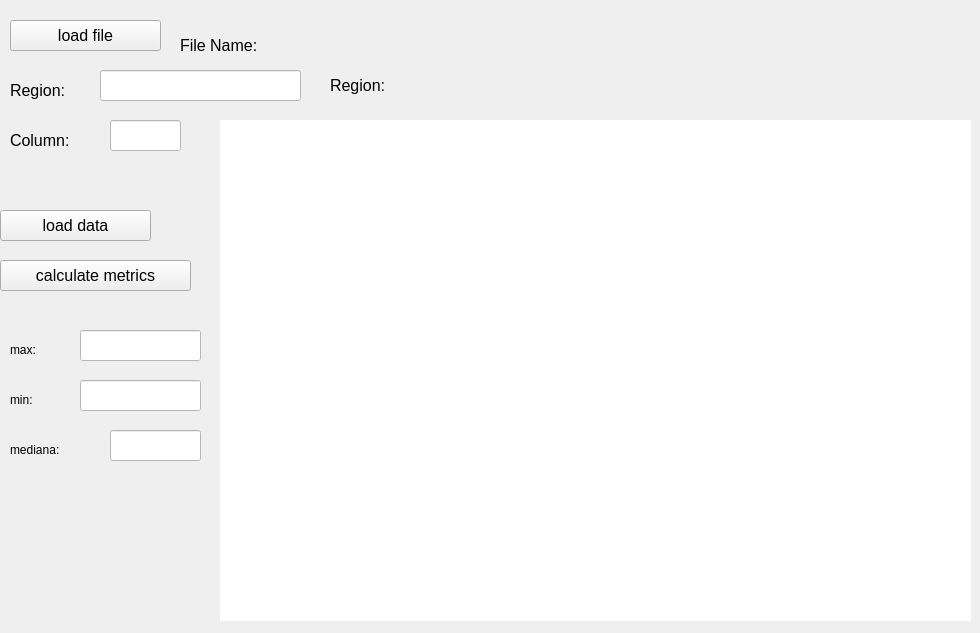
<?xml version="1.0" encoding="UTF-8"?>
<ui version="4.0">
 <class>MainWindow</class>
 <widget class="QMainWindow" name="MainWindow">
  <property name="geometry">
   <rect>
    <x>0</x>
    <y>0</y>
    <width>980</width>
    <height>633</height>
   </rect>
  </property>
  <property name="windowTitle">
   <string>MainWindow</string>
  </property>
  <property name="styleSheet">
   <string notr="true"/>
  </property>
  <widget class="QWidget" name="centralwidget">
   <widget class="QPushButton" name="buttonLoadFile">
    <property name="geometry">
     <rect>
      <x>10</x>
      <y>20</y>
      <width>151</width>
      <height>31</height>
     </rect>
    </property>
    <property name="font">
     <font>
      <pointsize>12</pointsize>
      <italic>false</italic>
      <bold>false</bold>
     </font>
    </property>
    <property name="styleSheet">
     <string notr="true"/>
    </property>
    <property name="text">
     <string>load file</string>
    </property>
   </widget>
   <widget class="QLabel" name="regionLabel">
    <property name="geometry">
     <rect>
      <x>10</x>
      <y>70</y>
      <width>101</width>
      <height>41</height>
     </rect>
    </property>
    <property name="font">
     <font>
      <pointsize>12</pointsize>
      <italic>false</italic>
      <bold>false</bold>
     </font>
    </property>
    <property name="styleSheet">
     <string notr="true">QLabel {
color: black;
	font: 12pt &quot;Frank Ruhl Hofshi&quot;;
}</string>
    </property>
    <property name="text">
     <string>Region:</string>
    </property>
   </widget>
   <widget class="QLabel" name="columnLabel">
    <property name="geometry">
     <rect>
      <x>10</x>
      <y>120</y>
      <width>101</width>
      <height>41</height>
     </rect>
    </property>
    <property name="font">
     <font>
      <pointsize>12</pointsize>
      <italic>false</italic>
      <bold>false</bold>
     </font>
    </property>
    <property name="styleSheet">
     <string notr="true">QLabel {
color: black;
	font: 12pt &quot;Frank Ruhl Hofshi&quot;;
}</string>
    </property>
    <property name="text">
     <string>Column:</string>
    </property>
   </widget>
   <widget class="QLineEdit" name="regionLineEdit">
    <property name="geometry">
     <rect>
      <x>100</x>
      <y>70</y>
      <width>201</width>
      <height>31</height>
     </rect>
    </property>
    <property name="font">
     <font>
      <pointsize>12</pointsize>
      <italic>false</italic>
      <bold>false</bold>
     </font>
    </property>
    <property name="styleSheet">
     <string notr="true">QLineEdit {
background-color: rgb(255, 255, 255);
}

	</string>
    </property>
   </widget>
   <widget class="QLineEdit" name="columnLineEdit">
    <property name="geometry">
     <rect>
      <x>110</x>
      <y>120</y>
      <width>71</width>
      <height>31</height>
     </rect>
    </property>
    <property name="font">
     <font>
      <pointsize>12</pointsize>
      <italic>false</italic>
      <bold>false</bold>
     </font>
    </property>
    <property name="styleSheet">
     <string notr="true">QLineEdit {
background-color: rgb(255, 255, 255);
}

	</string>
    </property>
   </widget>
   <widget class="QLabel" name="fileNameLine">
    <property name="geometry">
     <rect>
      <x>180</x>
      <y>20</y>
      <width>141</width>
      <height>51</height>
     </rect>
    </property>
    <property name="font">
     <font>
      <pointsize>12</pointsize>
      <italic>false</italic>
      <bold>false</bold>
     </font>
    </property>
    <property name="styleSheet">
     <string notr="true">QLabel {
color: black;
	font: 12pt &quot;Frank Ruhl Hofshi&quot;;
}</string>
    </property>
    <property name="text">
     <string>File Name:</string>
    </property>
   </widget>
   <widget class="QLabel" name="showFileName">
    <property name="geometry">
     <rect>
      <x>320</x>
      <y>20</y>
      <width>541</width>
      <height>51</height>
     </rect>
    </property>
    <property name="font">
     <font>
      <pointsize>12</pointsize>
      <italic>false</italic>
      <bold>false</bold>
     </font>
    </property>
    <property name="styleSheet">
     <string notr="true">QLabel {
color: black;
	font: 12pt &quot;Frank Ruhl Hofshi&quot;;
}</string>
    </property>
    <property name="text">
     <string/>
    </property>
   </widget>
   <widget class="QPushButton" name="buttonLoadData">
    <property name="geometry">
     <rect>
      <x>0</x>
      <y>210</y>
      <width>151</width>
      <height>31</height>
     </rect>
    </property>
    <property name="font">
     <font>
      <pointsize>12</pointsize>
      <italic>false</italic>
      <bold>false</bold>
     </font>
    </property>
    <property name="styleSheet">
     <string notr="true"/>
    </property>
    <property name="text">
     <string>load data</string>
    </property>
   </widget>
   <widget class="QLabel" name="regionInformationLabel">
    <property name="geometry">
     <rect>
      <x>440</x>
      <y>70</y>
      <width>311</width>
      <height>31</height>
     </rect>
    </property>
    <property name="sizePolicy">
     <sizepolicy hsizetype="Preferred" vsizetype="Expanding">
      <horstretch>0</horstretch>
      <verstretch>0</verstretch>
     </sizepolicy>
    </property>
    <property name="layoutDirection">
     <enum>Qt::LeftToRight</enum>
    </property>
    <property name="styleSheet">
     <string notr="true">QLabel {
color: black;
	font: 12pt &quot;Frank Ruhl Hofshi&quot;;
}</string>
    </property>
    <property name="text">
     <string/>
    </property>
    <property name="alignment">
     <set>Qt::AlignBottom|Qt::AlignLeading|Qt::AlignLeft</set>
    </property>
   </widget>
   <widget class="QLabel" name="label">
    <property name="geometry">
     <rect>
      <x>330</x>
      <y>70</y>
      <width>101</width>
      <height>31</height>
     </rect>
    </property>
    <property name="font">
     <font>
      <pointsize>12</pointsize>
      <italic>false</italic>
      <bold>false</bold>
     </font>
    </property>
    <property name="styleSheet">
     <string notr="true">QLabel {
color: black;
	font: 12pt &quot;Frank Ruhl Hofshi&quot;;
}</string>
    </property>
    <property name="text">
     <string>Region:</string>
    </property>
   </widget>
   <widget class="QLabel" name="fileErrorLabel">
    <property name="geometry">
     <rect>
      <x>30</x>
      <y>360</y>
      <width>101</width>
      <height>31</height>
     </rect>
    </property>
    <property name="text">
     <string/>
    </property>
   </widget>
   <widget class="QPushButton" name="buttonCalculateMetrics">
    <property name="geometry">
     <rect>
      <x>0</x>
      <y>260</y>
      <width>191</width>
      <height>31</height>
     </rect>
    </property>
    <property name="font">
     <font>
      <pointsize>12</pointsize>
      <italic>false</italic>
      <bold>false</bold>
     </font>
    </property>
    <property name="styleSheet">
     <string notr="true"/>
    </property>
    <property name="text">
     <string>calculate metrics</string>
    </property>
   </widget>
   <widget class="QLabel" name="resultLabelShow">
    <property name="geometry">
     <rect>
      <x>360</x>
      <y>110</y>
      <width>191</width>
      <height>31</height>
     </rect>
    </property>
    <property name="text">
     <string/>
    </property>
   </widget>
   <widget class="QTableWidget" name="tableWidget">
    <property name="geometry">
     <rect>
      <x>220</x>
      <y>120</y>
      <width>751</width>
      <height>501</height>
     </rect>
    </property>
    <property name="styleSheet">
     <string notr="true">
QTableWidget 
{
 Background: #FFFFFF; 
 Border:none; 
color: rgb(95, 95, 95);
font: 11pt &quot;Frank Ruhl Hofshi&quot;;
}
</string>
    </property>
   </widget>
   <widget class="QLineEdit" name="lineMax">
    <property name="geometry">
     <rect>
      <x>80</x>
      <y>330</y>
      <width>121</width>
      <height>31</height>
     </rect>
    </property>
    <property name="styleSheet">
     <string notr="true">QLineEdit {
background-color: rgb(255, 255, 255);
}

	</string>
    </property>
   </widget>
   <widget class="QLineEdit" name="lineMin">
    <property name="geometry">
     <rect>
      <x>80</x>
      <y>380</y>
      <width>121</width>
      <height>31</height>
     </rect>
    </property>
    <property name="styleSheet">
     <string notr="true">QLineEdit {
background-color: rgb(255, 255, 255);
}

	</string>
    </property>
   </widget>
   <widget class="QLineEdit" name="lineMed">
    <property name="geometry">
     <rect>
      <x>110</x>
      <y>430</y>
      <width>91</width>
      <height>31</height>
     </rect>
    </property>
    <property name="styleSheet">
     <string notr="true">QLineEdit {
background-color: rgb(255, 255, 255);
}

	</string>
    </property>
   </widget>
   <widget class="QLabel" name="label_2">
    <property name="geometry">
     <rect>
      <x>10</x>
      <y>340</y>
      <width>63</width>
      <height>20</height>
     </rect>
    </property>
    <property name="styleSheet">
     <string notr="true">QLabel {
color: black;
	font: 12pt &quot;Frank Ruhl Hofshi&quot;;
}</string>
    </property>
    <property name="text">
     <string>max:</string>
    </property>
   </widget>
   <widget class="QLabel" name="label_3">
    <property name="geometry">
     <rect>
      <x>10</x>
      <y>390</y>
      <width>63</width>
      <height>20</height>
     </rect>
    </property>
    <property name="styleSheet">
     <string notr="true">QLabel {
color: black;
	font: 12pt &quot;Frank Ruhl Hofshi&quot;;
}</string>
    </property>
    <property name="text">
     <string>min:</string>
    </property>
   </widget>
   <widget class="QLabel" name="label_4">
    <property name="geometry">
     <rect>
      <x>10</x>
      <y>440</y>
      <width>111</width>
      <height>20</height>
     </rect>
    </property>
    <property name="styleSheet">
     <string notr="true">QLabel {
color: black;
	font: 12pt &quot;Frank Ruhl Hofshi&quot;;
}</string>
    </property>
    <property name="text">
     <string>mediana:</string>
    </property>
   </widget>
  </widget>
 </widget>
 <resources/>
 <connections/>
</ui>
